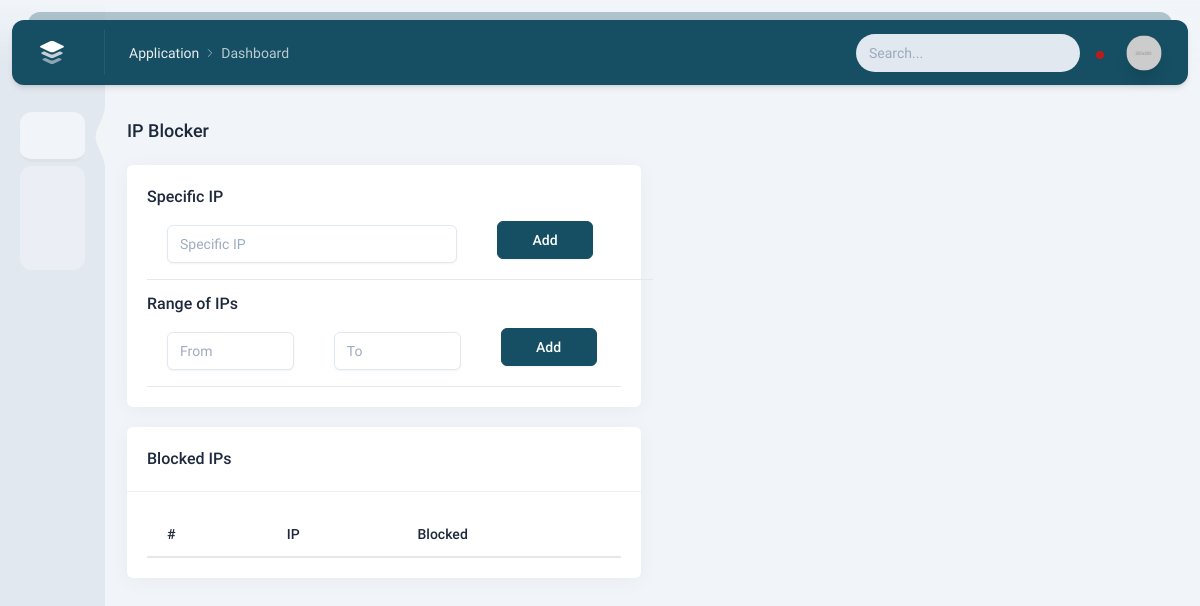
Before: /ip-blocker-light/ (signed in) with the older database file.
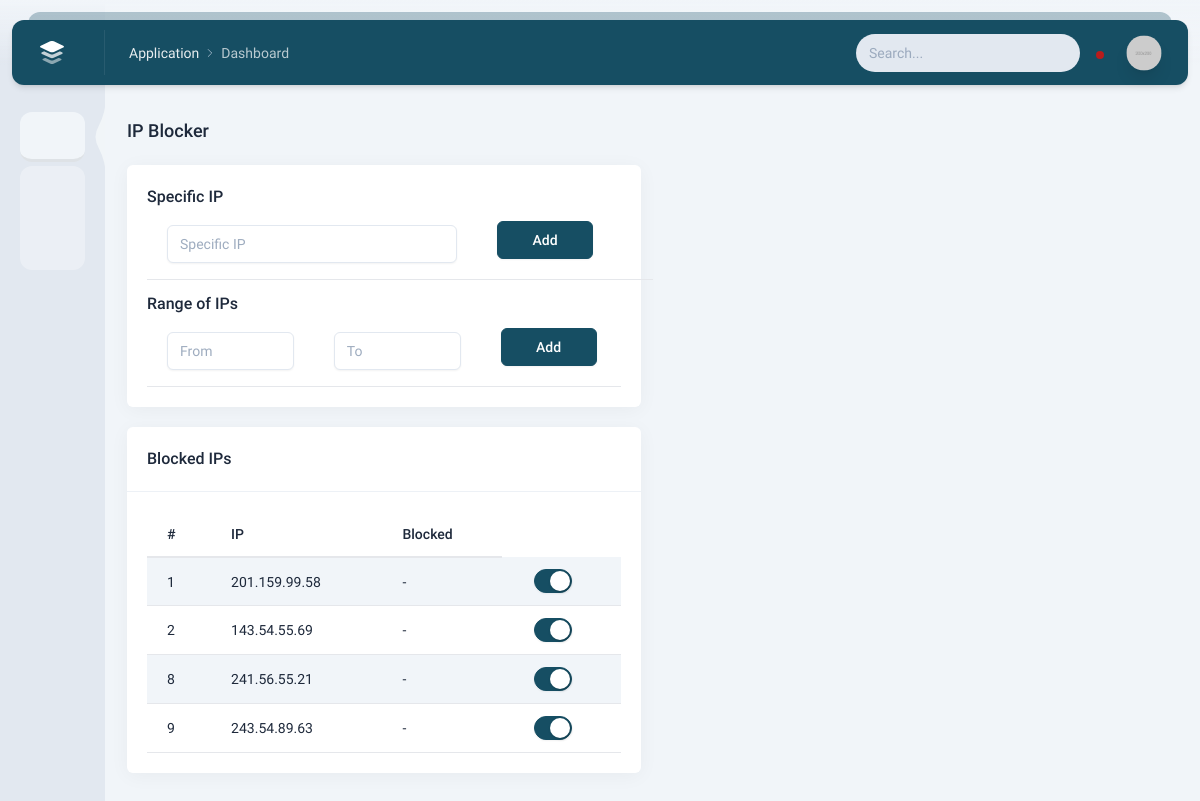
After: the same page with the newer database file.
### main/models.py (models this page shows, shortened)
class Blockedclient(models.Model):
    client_ip=models.CharField(null=True,blank=True ,max_length=100)
    date=models.DateField(auto_now_add=True)
    path=models.CharField(max_length=20)
    endpoint=models.CharField( max_length=100)
    overview=models.CharField( max_length=15)

### main/views.py (the view)
# urls.py: path('ip-blocker-light/', views.ip_blocker_light,name='ip-blocker-light'),
@login_required(login_url='main:login-light')
def ip_blocker_light (request):
    if request.method == 'POST':
        form = Blockedclientform(request.POST)
        if form.is_valid():
            print('form is valid')
            form.save()
            return redirect(reverse('main:ip-blocker-light'))
        else:
            print('in else')
            form = Blockedclientform()
            return render (request,'main/ip-blocker-light.html',{'title':"ip-blocker-light"})
    else:
        return render (request,'main/ip-blocker-light.html',{'title':"ip-blocker-light","blockedclients":Blockedclient.objects.all()})

### main/templates/main/IP-Blocker-light.html (shortened to what this page needs)
{% extends "index.html" %}
{% load static %}
{% load i18n %}
{% block content %}
<div class="content">
                <div class="intro-y flex items-center mt-8">
                    <h2 class="text-lg font-medium mr-auto">
                        IP Blocker
                    </h2>
                </div>
                <div class="grid grid-cols-12 gap-6 mt-5">
                    <div class="intro-y col-span-12 lg:col-span-6">
                            <div class="intro-y col-span-12 lg:col-span-6">
                                <div class="intro-y box">
                                    <form method='POST' enctype="multipart/form-data">
                                    <div id="input" class="p-5">
                                        <div class="preview">
                                            <div>
                                                <h2 class="font-medium text-base mr-auto">
                                                    Specific IP
                                                </h2>
                                                <table class="table">
                                                    <td><input id="regular-form-1" id="input" type="text" class="form-control" style="width:290px" placeholder="Specific IP" name="client_ip"></td>
                                                    <td> <button class="btn btn-primary w-24 mr-10 mb-2" type="submit" value="save">Add</button></td>
                                                </table>
                                            </div>
                                            <div class="mt-3">
                                                <h2 class="font-medium text-base mr-auto">
                                                    Range of IPs
                                                </h2>
                                                <table class="table">
                                                    <td><input id="regular-form-1" type="text" class="form-control" placeholder="From"></td>
                                                    <td><input id="regular-form-1" type="text" class="form-control" placeholder="To"></td>
                                                    <td> <button class="btn btn-primary w-24 mr-1 mb-2">Add</button></td>
                                                </table>
                                            </div>
                                        </div>
                                    </div>
                                    </form>
                                </div>
                        <div class="intro-y box mt-5">
                            <div class="flex flex-col sm:flex-row items-center p-5 border-b border-slate-200/60">
                                <h2 class="font-medium text-base mr-auto">
                                   Blocked IPs
                                </h2>
                            </div>
                            <div class="p-5" id="striped-rows-table">
                                <div class="preview">
                                    <div class="overflow-x-auto">
                                        <table class="table table-striped">
                                            <thead>
                                                <tr>
                                                    <th class="whitespace-nowrap">#</th>
                                                    <th class="whitespace-nowrap">IP</th>
                                                    <th class="whitespace-nowrap">Blocked</th>
                                                </tr>
                                            </thead>
                                            <tbody>
                                                {% for blockedclient in blockedclients %}
                                                <tr>
                                                    <td>{{blockedclient.id}}</td>
                                                    <td>{{blockedclient.client_ip}}</td>
                                                    <td>-</td>
                                                    <td><div class="form-check form-switch w-full sm:w-auto sm:ml-auto mt-3 sm:mt-0">
                                                        <input id="show-example-1" data-target="#basic-dropdown" class="show-code form-check-input mr-0 ml-3" type="checkbox"checked>
                                                    </div></td>
                                                </tr>
                                                {% endfor %}
                                            </tbody>
                                        </table>
                                    </div>
                                </div>
                            </div>
                        </div>
                    </div>
                </div>
</div>
{% endblock content %}

### templates/index.html (shortened to what this page needs)
{% load static %}
{% load i18n %}
<!DOCTYPE html>
<html lang="en" class="light">
    <head>
        <link rel="stylesheet" href="{% static 'dist/css/app.css' %}" />
    </head>
    <body class="py-5 md:py-0">
        <div class="top-bar-boxed h-[70px] md:h-[65px] z-[51] border-b border-white/[0.08] mt-12 md:mt-0 -mx-3 sm:-mx-8 md:-mx-0 px-3 md:border-b-0 relative md:fixed md:inset-x-0 md:top-0 sm:px-8 md:px-10 md:pt-10 md:bg-gradient-to-b md:from-slate-100 md:to-transparent dark:md:from-darkmode-700">
            <div class="h-full flex items-center">
                <a href="" class="logo -intro-x hidden md:flex xl:w-[180px] block">
                    <img alt="Midone - HTML Admin Template" class="logo__image w-6" src="{% static 'dist/images/logo.svg' %}">
                </a>
                <nav aria-label="breadcrumb" class="-intro-x h-[45px] mr-auto">
                    <ol class="breadcrumb breadcrumb-light">
                        <li class="breadcrumb-item"><a href="#">Application</a></li>
                        <li class="breadcrumb-item active" aria-current="page">Dashboard</li>
                    </ol>
                </nav>
                <div class="intro-x relative mr-3 sm:mr-6">
                    <div class="search hidden sm:block">
                        <input type="text" class="search__input form-control border-transparent" placeholder="Search...">
                        <i data-lucide="search" class="search__icon dark:text-slate-500"></i>
                    </div>
                </div>
                <div class="intro-x dropdown w-8 h-8">
                    <div class="dropdown-toggle w-8 h-8 rounded-full overflow-hidden shadow-lg image-fit zoom-in scale-110" role="button" aria-expanded="false" data-tw-toggle="dropdown">
                        <img alt="Midone - HTML Admin Template" src="{% static 'dist/images/profile-5.jpg' %}">
                    </div>
                </div>
            </div>
        </div>
        <div class="flex overflow-hidden">
            <nav class="side-nav">
                <ul>
                    <li>
                        <a href="javascript:;.html" class="side-menu side-menu--active">
                        </a>
                        <ul class="side-menu__sub-open">
                            <li>
                                <a href="{% url 'main:dashboard' %}" class="side-menu">
                                </a>
                            </li>
                            <li>
                                <a href="{% url 'main:log-analysis-light'%}" class="side-menu">
                                </a>
                            </li>
                        </ul>
                    </li>
                    <li>
                        <a href="javascript:;" class="side-menu">
                        </a>
                    </li>
                    <li>
                        <a href="javascript:;" class="side-menu">
                        </a>
                    </li>
                </ul>
            </nav>
            {% block content %}
            {% endblock content %}
        </div>
    </body>
</html>

Changed rows visible on the page:
added Blockedclient: id "1", client_ip "201.159.99.58"
added Blockedclient: id "2", client_ip "143.54.55.69"
added Blockedclient: id "8", client_ip "241.56.55.21"
added Blockedclient: id "9", client_ip "243.54.89.63"
